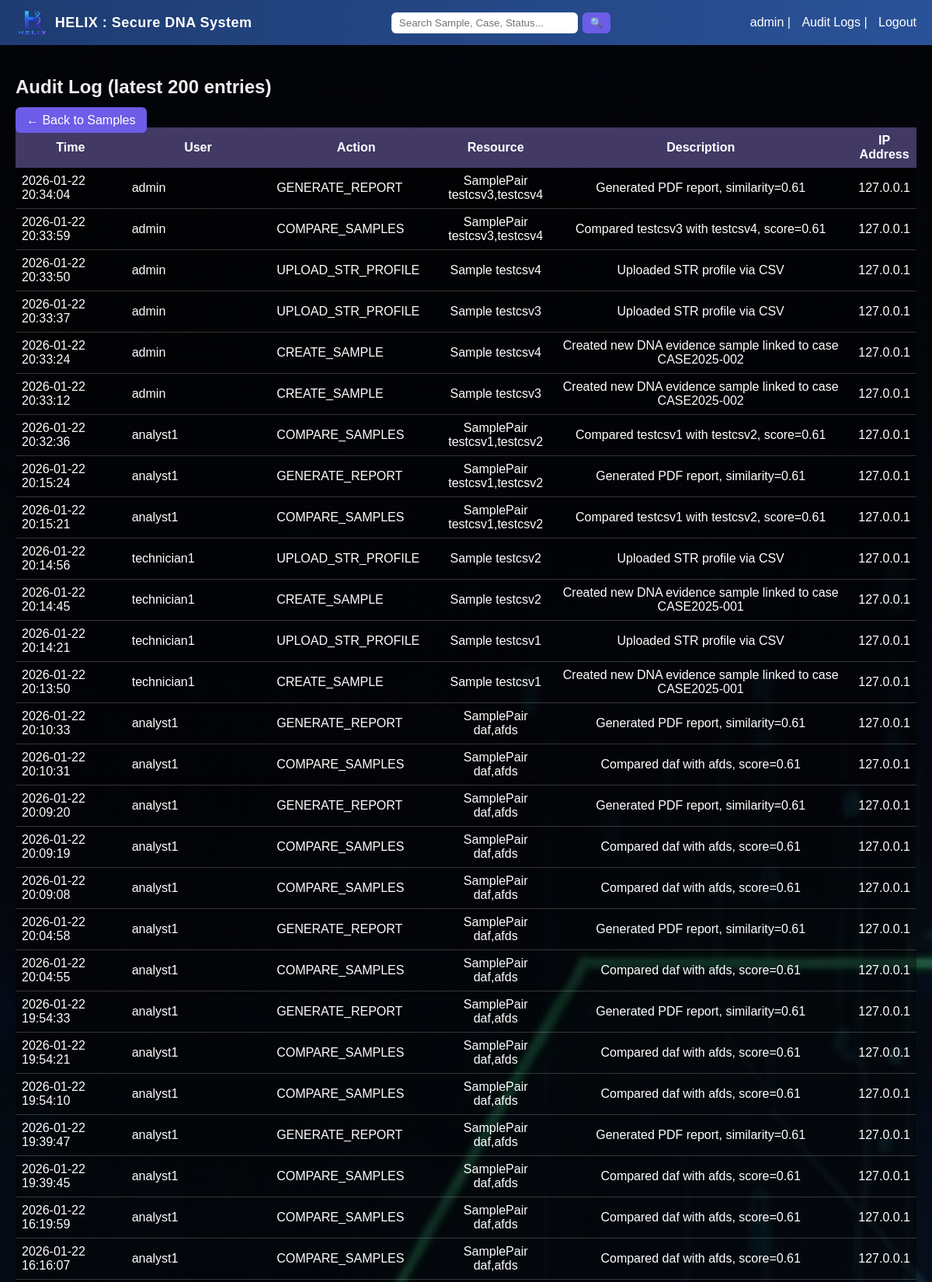
The app's page /audit/logs/ (signed in, upper part) with its own data.
### auditlog/models.py (models this page shows, shortened)
class AuditLog(models.Model):
    user = models.ForeignKey(User, null=True, blank=True, on_delete=models.SET_NULL)
    action = models.CharField(max_length=100)        # e.g. UPLOAD_SAMPLE_FILE
    resource_type = models.CharField(max_length=50, blank=True)  # e.g. "Sample"
    resource_id = models.CharField(max_length=100, blank=True)   # e.g. "SAMP001"
    description = models.TextField(blank=True)
    ip_address = models.GenericIPAddressField(null=True, blank=True)
    timestamp = models.DateTimeField(auto_now_add=True)
    class Meta:
        ordering = ['-timestamp']

### auditlog/views.py (the view)
# urls.py: path("audit/logs/", views.audit_log_list, name="audit_log_list"),
@login_required
@user_passes_test(lambda u: u.is_superuser or u.is_staff)
def audit_log_list(request):
    logs = AuditLog.objects.select_related('user').all()[:200]
    return render(request, "auditlog/audit_log_list.html", {"logs": logs})

### templates/auditlog/audit_log_list.html (shortened to what this page needs)
{% extends "base.html" %}
{% block content %}
<h2>Audit Log (latest 200 entries)</h2>
<a class="btn" href="{% url 'sample_list' %}">&larr; Back to Samples</a>
<table class="table">
    <thead>
        <tr>
            <th>Time</th>
            <th>User</th>
            <th>Action</th>
            <th>Resource</th>
            <th>Description</th>
            <th>IP Address</th>
        </tr>
    </thead>
    <tbody>
        {% for log in logs %}
        <tr>
            <td>{{ log.timestamp|date:"Y-m-d H:i:s" }}</td>
            <td>{% if log.user %}{{ log.user.username }}{% else %}-{% endif %}</td>
            <td>{{ log.action }}</td>
            <td>{{ log.resource_type }} {{ log.resource_id }}</td>
            <td>{{ log.description }}</td>
            <td>{{ log.ip_address }}</td>
        </tr>
        {% empty %}
        <tr>
            <td colspan="6">No audit entries yet.</td>
        </tr>
        {% endfor %}
    </tbody>
</table>
{% endblock %}

### templates/base.html (shortened to what this page needs)
<!DOCTYPE html>
<html>
<head>
    {% load static %}
    <link rel="stylesheet" href="{% static 'css/style.css' %}">
</head>
<body>
    <div class="navbar">
        <div class="nav-left">
            <img src="{% static 'images/Helix_logo_re.png' %}" class="nav-logo" alt="HELIX Logo">
            <span class="brand-text">HELIX : Secure DNA System</span>
        </div>
        {% if user.is_authenticated %}
        <form method="get" action="{% url 'global_search' %}" class="nav-search">
            <input type="text" name="q" placeholder="Search Sample, Case, Status..." required>
            <button type="submit">🔍</button>
        </form>
        {% endif %}
        <div class="nav-right">
            {% if user.is_authenticated %}
                {{ user.username }} |
                {% if user.is_superuser or user.is_staff %}
                    <a href="{% url 'audit_log_list' %}">Audit Logs</a> |
                {% endif %}
                <a href="{% url 'logout' %}">Logout</a>
            {% else %}
                <a href="{% url 'login' %}">Login</a>
            {% endif %}
        </div>
    </div>
    {% block full_content %}
    <div class="container">
        {% block content %}{% endblock %}
    </div>
    {% endblock %}
</body>
</html>

### static/css/style.css (style rules this page uses)
html, body { height: 100%; margin: 0; font-family: Arial, sans-serif; background: linear-gradient(rgba(0,0,0,0.55), rgba(0,0,0,0.55)), url("/static/images/site_bg.png") no-repeat center center fixed; background-size: cover; color: #eee; }
.navbar { background: linear-gradient(90deg, #2b5876, #4e4376); color: white; padding: 12px 20px; display: flex; justify-content: space-between; align-items: center; }
.navbar a { color: #ffd; text-decoration: none; margin-left: 10px; }
.container { padding: 20px; }
button, .btn { background: #6c5ce7; color: white; border: none; padding: 8px 14px; border-radius: 6px; cursor: pointer; text-decoration: none; transition: 0.3s ease; }
.table { width: 100%; border-collapse: collapse; background: rgba(0,0,0,0.45); color: #fff; }
.table th { background: rgba(78,67,118,0.85); color: white; padding: 8px; }
.table td { padding: 8px; border-bottom: 1px solid rgba(255,255,255,0.2); }
.table tr { transition: 0.25s; }
.table td, .table th { vertical-align: middle; }
.table th:nth-child(1), .table td:nth-child(1) { width: 15%; }
.table th:nth-child(2), .table td:nth-child(2) { width: 20%; }
.table th:nth-child(3), .table td:nth-child(3) { width: 15%; }
.table th:nth-child(4), .table td:nth-child(4) { width: 10%; text-align:center; }
.table th:nth-child(5), .table td:nth-child(5) { width: 40%; }
.table th:nth-child(5), .table td:nth-child(5) { text-align: center; }
.navbar { display: flex; justify-content: space-between; align-items: center; padding: 12px 20px; background: linear-gradient(90deg, #1e3c72, #2a5298); color: white; }
.nav-left { display: flex; align-items: center; gap: 10px; }
.nav-logo { height: 34px; width: auto; }
.brand-text { font-size: 18px; font-weight: 600; letter-spacing: 0.5px; }
.nav-right a { color: white; text-decoration: none; margin-left: 10px; }
.nav-search { display: flex; align-items: center; gap: 6px; }
.nav-search input { padding: 6px 10px; border-radius: 6px; border: none; outline: none; width: 220px; }
.nav-search button { padding: 6px 10px; border-radius: 6px; border: none; cursor: pointer; background: #6c5ce7; color: white; }

### records on screen
AuditLog: timestamp "2026-01-22 20:34:04", user.username "admin", action "GENERATE_REPORT", resource_type "SamplePair", resource_id "testcsv3,testcsv4", description "Generated PDF report, similarity=0.61", ip_address "127.0.0.1"
AuditLog: timestamp "2026-01-22 20:33:59", user.username "admin", action "COMPARE_SAMPLES", resource_type "SamplePair", resource_id "testcsv3,testcsv4", description "Compared testcsv3 with testcsv4, score=0.61", ip_address "127.0.0.1"
AuditLog: timestamp "2026-01-22 20:33:50", user.username "admin", action "UPLOAD_STR_PROFILE", resource_type "Sample", resource_id "testcsv4", description "Uploaded STR profile via CSV", ip_address "127.0.0.1"
AuditLog: timestamp "2026-01-22 20:33:37", user.username "admin", action "UPLOAD_STR_PROFILE", resource_type "Sample", resource_id "testcsv3", description "Uploaded STR profile via CSV", ip_address "127.0.0.1"
AuditLog: timestamp "2026-01-22 20:33:24", user.username "admin", action "CREATE_SAMPLE", resource_type "Sample", resource_id "testcsv4", description "Created new DNA evidence sample linked to case CASE2025-002", ip_address "127.0.0.1"
AuditLog: timestamp "2026-01-22 20:33:12", user.username "admin", action "CREATE_SAMPLE", resource_type "Sample", resource_id "testcsv3", description "Created new DNA evidence sample linked to case CASE2025-002", ip_address "127.0.0.1"
AuditLog: timestamp "2026-01-22 20:32:36", user.username "analyst1", action "COMPARE_SAMPLES", resource_type "SamplePair", resource_id "testcsv1,testcsv2", description "Compared testcsv1 with testcsv2, score=0.61", ip_address "127.0.0.1"
AuditLog: timestamp "2026-01-22 20:15:24", user.username "analyst1", action "GENERATE_REPORT", resource_type "SamplePair", resource_id "testcsv1,testcsv2", description "Generated PDF report, similarity=0.61", ip_address "127.0.0.1"
AuditLog: timestamp "2026-01-22 20:15:21", user.username "analyst1", action "COMPARE_SAMPLES", resource_type "SamplePair", resource_id "testcsv1,testcsv2", description "Compared testcsv1 with testcsv2, score=0.61", ip_address "127.0.0.1"
AuditLog: timestamp "2026-01-22 20:14:56", user.username "technician1", action "UPLOAD_STR_PROFILE", resource_type "Sample", resource_id "testcsv2", description "Uploaded STR profile via CSV", ip_address "127.0.0.1"
AuditLog: timestamp "2026-01-22 20:14:45", user.username "technician1", action "CREATE_SAMPLE", resource_type "Sample", resource_id "testcsv2", description "Created new DNA evidence sample linked to case CASE2025-001", ip_address "127.0.0.1"
AuditLog: timestamp "2026-01-22 20:14:21", user.username "technician1", action "UPLOAD_STR_PROFILE", resource_type "Sample", resource_id "testcsv1", description "Uploaded STR profile via CSV", ip_address "127.0.0.1"
AuditLog: timestamp "2026-01-22 20:13:50", user.username "technician1", action "CREATE_SAMPLE", resource_type "Sample", resource_id "testcsv1", description "Created new DNA evidence sample linked to case CASE2025-001", ip_address "127.0.0.1"
AuditLog: timestamp "2026-01-22 20:10:33", user.username "analyst1", action "GENERATE_REPORT", resource_type "SamplePair", resource_id "daf,afds", description "Generated PDF report, similarity=0.61", ip_address "127.0.0.1"
AuditLog: timestamp "2026-01-22 20:10:31", user.username "analyst1", action "COMPARE_SAMPLES", resource_type "SamplePair", resource_id "daf,afds", description "Compared daf with afds, score=0.61", ip_address "127.0.0.1"
AuditLog: timestamp "2026-01-22 20:09:20", user.username "analyst1", action "GENERATE_REPORT", resource_type "SamplePair", resource_id "daf,afds", description "Generated PDF report, similarity=0.61", ip_address "127.0.0.1"
AuditLog: timestamp "2026-01-22 20:09:19", user.username "analyst1", action "COMPARE_SAMPLES", resource_type "SamplePair", resource_id "daf,afds", description "Compared daf with afds, score=0.61", ip_address "127.0.0.1"
AuditLog: timestamp "2026-01-22 20:09:08", user.username "analyst1", action "COMPARE_SAMPLES", resource_type "SamplePair", resource_id "daf,afds", description "Compared daf with afds, score=0.61", ip_address "127.0.0.1"
AuditLog: timestamp "2026-01-22 20:04:58", user.username "analyst1", action "GENERATE_REPORT", resource_type "SamplePair", resource_id "daf,afds", description "Generated PDF report, similarity=0.61", ip_address "127.0.0.1"
AuditLog: timestamp "2026-01-22 20:04:55", user.username "analyst1", action "COMPARE_SAMPLES", resource_type "SamplePair", resource_id "daf,afds", description "Compared daf with afds, score=0.61", ip_address "127.0.0.1"
AuditLog: timestamp "2026-01-22 19:54:33", user.username "analyst1", action "GENERATE_REPORT", resource_type "SamplePair", resource_id "daf,afds", description "Generated PDF report, similarity=0.61", ip_address "127.0.0.1"
AuditLog: timestamp "2026-01-22 19:54:21", user.username "analyst1", action "COMPARE_SAMPLES", resource_type "SamplePair", resource_id "daf,afds", description "Compared daf with afds, score=0.61", ip_address "127.0.0.1"
AuditLog: timestamp "2026-01-22 19:54:10", user.username "analyst1", action "COMPARE_SAMPLES", resource_type "SamplePair", resource_id "daf,afds", description "Compared daf with afds, score=0.61", ip_address "127.0.0.1"
AuditLog: timestamp "2026-01-22 19:39:47", user.username "analyst1", action "GENERATE_REPORT", resource_type "SamplePair", resource_id "daf,afds", description "Generated PDF report, similarity=0.61", ip_address "127.0.0.1"
AuditLog: timestamp "2026-01-22 19:39:45", user.username "analyst1", action "COMPARE_SAMPLES", resource_type "SamplePair", resource_id "daf,afds", description "Compared daf with afds, score=0.61", ip_address "127.0.0.1"
AuditLog: timestamp "2026-01-22 16:19:59", user.username "analyst1", action "COMPARE_SAMPLES", resource_type "SamplePair", resource_id "daf,afds", description "Compared daf with afds, score=0.61", ip_address "127.0.0.1"
AuditLog: timestamp "2026-01-22 16:16:07", user.username "analyst1", action "COMPARE_SAMPLES", resource_type "SamplePair", resource_id "daf,afds", description "Compared daf with afds, score=0.61", ip_address "127.0.0.1"

### other values on screen
{{ user.username }} "admin"
